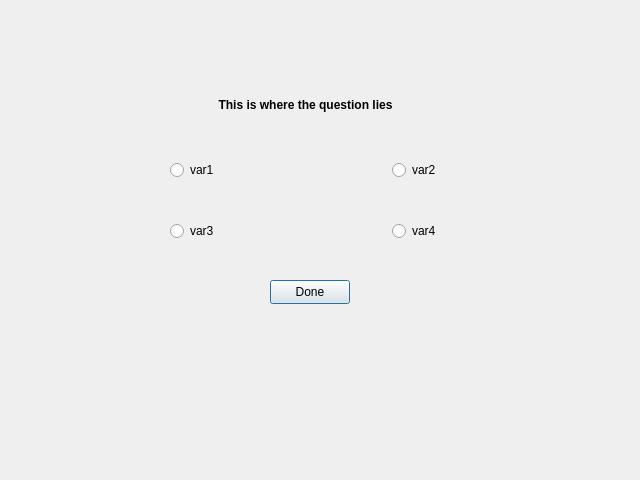
<?xml version="1.0" encoding="UTF-8"?>
<ui version="4.0">
 <class>GameWindow</class>
 <widget class="QDialog" name="GameWindow">
  <property name="geometry">
   <rect>
    <x>0</x>
    <y>0</y>
    <width>640</width>
    <height>480</height>
   </rect>
  </property>
  <property name="windowTitle">
   <string>Dialog</string>
  </property>
  <widget class="QLabel" name="label_question">
   <property name="geometry">
    <rect>
     <x>180</x>
     <y>70</y>
     <width>251</width>
     <height>71</height>
    </rect>
   </property>
   <property name="text">
    <string>&lt;html&gt;&lt;head/&gt;&lt;body&gt;&lt;p align=&quot;center&quot;&gt;&lt;span style=&quot; font-weight:600;&quot;&gt;This is where the question lies&lt;/span&gt;&lt;/p&gt;&lt;/body&gt;&lt;/html&gt;</string>
   </property>
  </widget>
  <widget class="QWidget" name="layoutWidget">
   <property name="geometry">
    <rect>
     <x>170</x>
     <y>160</y>
     <width>271</width>
     <height>81</height>
    </rect>
   </property>
   <layout class="QGridLayout" name="gridLayout_answers">
    <item row="0" column="1">
     <spacer name="horizontalSpacer">
      <property name="orientation">
       <enum>Qt::Horizontal</enum>
      </property>
      <property name="sizeHint" stdset="0">
       <size>
        <width>40</width>
        <height>20</height>
       </size>
      </property>
     </spacer>
    </item>
    <item row="0" column="0">
     <widget class="QRadioButton" name="radioButton">
      <property name="text">
       <string>var1</string>
      </property>
     </widget>
    </item>
    <item row="1" column="1">
     <spacer name="verticalSpacer">
      <property name="orientation">
       <enum>Qt::Vertical</enum>
      </property>
      <property name="sizeHint" stdset="0">
       <size>
        <width>20</width>
        <height>40</height>
       </size>
      </property>
     </spacer>
    </item>
    <item row="2" column="0">
     <widget class="QRadioButton" name="radioButton_2">
      <property name="text">
       <string>var3</string>
      </property>
     </widget>
    </item>
    <item row="0" column="2">
     <widget class="QRadioButton" name="radioButton_3">
      <property name="text">
       <string>var2</string>
      </property>
     </widget>
    </item>
    <item row="2" column="2">
     <widget class="QRadioButton" name="radioButton_4">
      <property name="text">
       <string>var4</string>
      </property>
     </widget>
    </item>
   </layout>
  </widget>
  <widget class="QPushButton" name="pushButton_submit">
   <property name="geometry">
    <rect>
     <x>270</x>
     <y>280</y>
     <width>80</width>
     <height>24</height>
    </rect>
   </property>
   <property name="text">
    <string>Done</string>
   </property>
  </widget>
 </widget>
 <resources/>
 <connections/>
</ui>
